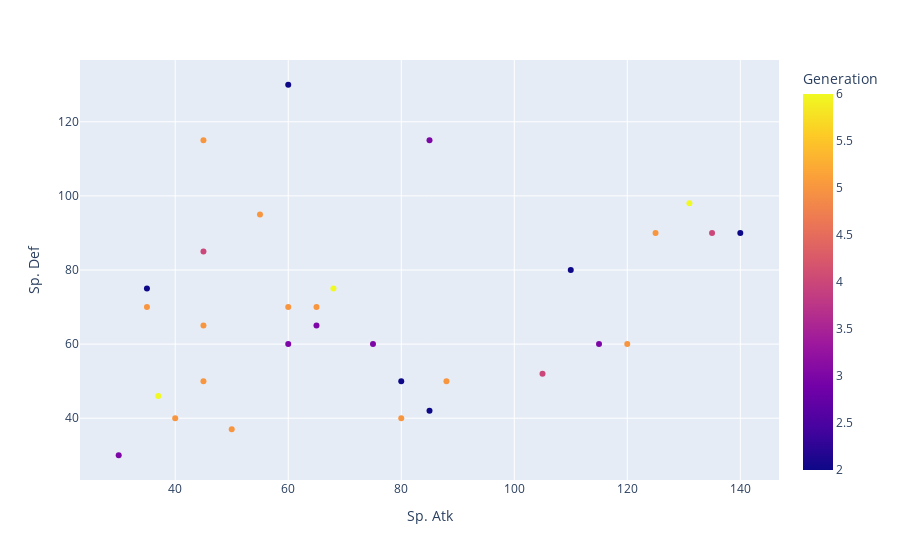

Write notebook code for a chart like this one.
### Code cell
df1 = df.loc[df['Type 1'] == 'Dark']
px.scatter(df1,x = 'Sp. Atk',y = 'Sp. Def',color='Generation')

### Figure 1 — Plotly figure (JSON) as saved in the notebook; plotly's stock layout.template omitted (floating-point values rounded to 4 significant figures)
{"data": [{"hovertemplate": "Sp. Atk=%{x}<br>Sp. Def=%{y}<br>Generation=%{marker.color}<extra></extra>", "legendgroup": "", "marker": {"color": [6, 4, 5, 2, 3, 2, 5, 4, 5, 4, 2, 5, 5, 6, 3, 3, 5, 2, 5, 3, 2, 3, 5, 5, 5, 2, 5, 5, 6, 5, 3], "coloraxis": "coloraxis", "symbol": "circle"}, "mode": "markers", "name": "", "orientation": "v", "showlegend": false, "type": "scatter", "x": [131, 135, 125, 140, 115, 60, 120, 45, 55, 105, 110, 60, 45, 68, 85, 75, 88, 35, 65, 60, 85, 65, 45, 35, 40, 80, 80, 45, 37, 50, 30], "xaxis": "x", "y": [98, 90, 90, 90, 60, 130, 60, 85, 95, 52, 80, 70, 115, 75, 115, 60, 50, 75, 70, 60, 42, 65, 65, 70, 40, 50, 40, 50, 46, 37, 30], "yaxis": "y"}], "layout": {"coloraxis": {"colorbar": {"title": {"text": "Generation"}}, "colorscale": [[0, "#0d0887"], [0.1111, "#46039f"], [0.2222, "#7201a8"], [0.3333, "#9c179e"], [0.4444, "#bd3786"], [0.5556, "#d8576b"], [0.6667, "#ed7953"], [0.7778, "#fb9f3a"], [0.8889, "#fdca26"], [1, "#f0f921"]]}, "legend": {"tracegroupgap": 0}, "margin": {"t": 60}, "xaxis": {"anchor": "y", "domain": [0, 1], "title": {"text": "Sp. Atk"}}, "yaxis": {"anchor": "x", "domain": [0, 1], "title": {"text": "Sp. Def"}}}}
